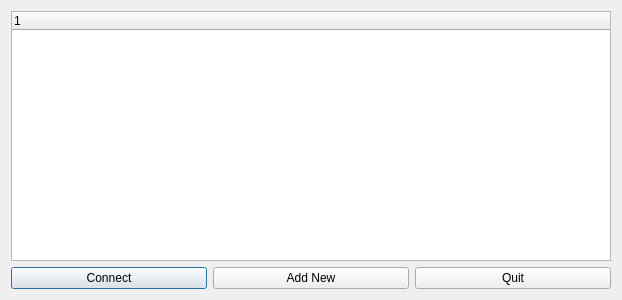
<?xml version="1.0" encoding="UTF-8"?>
<ui version="4.0">
 <class>Dialog</class>
 <widget class="QDialog" name="Dialog">
  <property name="geometry">
   <rect>
    <x>0</x>
    <y>0</y>
    <width>400</width>
    <height>300</height>
   </rect>
  </property>
  <property name="windowTitle">
   <string>Dialog</string>
  </property>
  <layout class="QGridLayout" name="gridLayout">
   <item row="0" column="0">
    <widget class="QTreeWidget" name="treeWidget">
     <property name="minimumSize">
      <size>
       <width>600</width>
       <height>0</height>
      </size>
     </property>
     <property name="headerHidden">
      <bool>false</bool>
     </property>
     <column>
      <property name="text">
       <string notr="true">1</string>
      </property>
     </column>
    </widget>
   </item>
   <item row="1" column="0">
    <layout class="QVBoxLayout" name="verticalLayout">
     <item>
      <layout class="QHBoxLayout" name="horizontalLayout">
       <item>
        <widget class="QPushButton" name="connect_button">
         <property name="text">
          <string>Connect</string>
         </property>
        </widget>
       </item>
       <item>
        <widget class="QPushButton" name="add_new_button">
         <property name="text">
          <string>Add New</string>
         </property>
        </widget>
       </item>
       <item>
        <widget class="QPushButton" name="quit_button">
         <property name="text">
          <string>Quit</string>
         </property>
        </widget>
       </item>
      </layout>
     </item>
    </layout>
   </item>
  </layout>
 </widget>
 <resources/>
 <connections/>
</ui>
